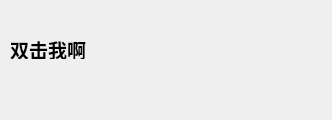
<?xml version="1.0" encoding="UTF-8"?>
<ui version="4.0">
 <class>Widget</class>
 <widget class="QWidget" name="Widget">
  <property name="geometry">
   <rect>
    <x>0</x>
    <y>0</y>
    <width>332</width>
    <height>120</height>
   </rect>
  </property>
  <property name="font">
   <font>
    <pointsize>10</pointsize>
   </font>
  </property>
  <property name="windowTitle">
   <string>事件与信号</string>
  </property>
  <widget class="TMyLabel" name="lab">
   <property name="geometry">
    <rect>
     <x>10</x>
     <y>40</y>
     <width>221</width>
     <height>19</height>
    </rect>
   </property>
   <property name="font">
    <font>
     <family>宋体</family>
     <pointsize>14</pointsize>
     <bold>true</bold>
    </font>
   </property>
   <property name="text">
    <string>双击我啊</string>
   </property>
  </widget>
 </widget>
 <customwidgets>
  <customwidget>
   <class>TMyLabel</class>
   <extends>QLabel</extends>
   <header location="global">tmylabel.h</header>
  </customwidget>
 </customwidgets>
 <resources/>
 <connections/>
</ui>
